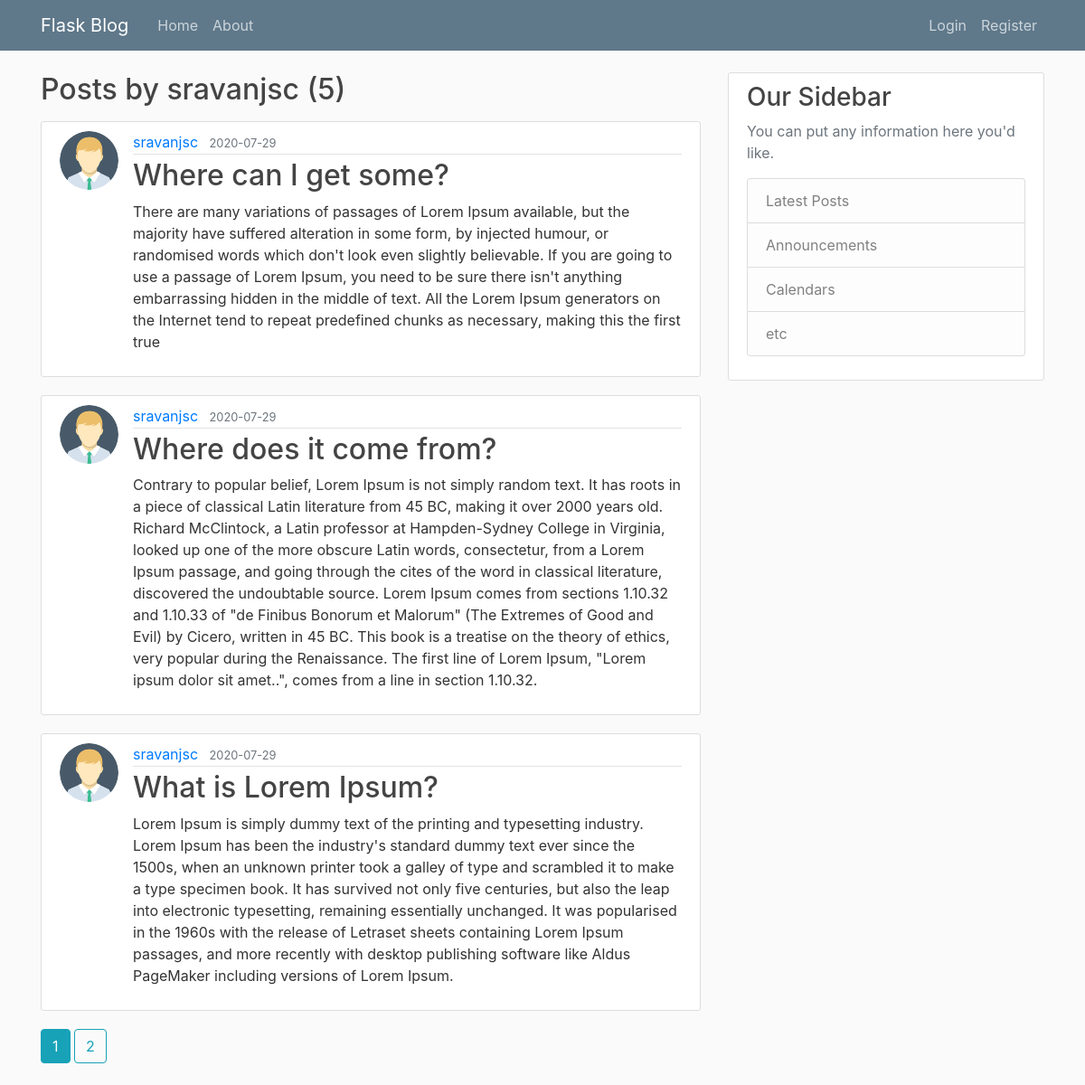
/user/sravanjsc, run on the app's committed database.
### ffgt/models.py (models this page shows, shortened)
class User(db.Model, UserMixin):
    id = db.Column(db.Integer, primary_key=True)
    username = db.Column(db.String(20), unique=True, nullable=False)
    email = db.Column(db.String(120), unique=True, nullable=False)
    image_file = db.Column(db.String(20), nullable=False, default='default.png')
    password = db.Column(db.String(60), nullable=False)
    posts = db.relationship('Post', backref='author', lazy=True)

class Post(db.Model):
    id = db.Column(db.Integer, primary_key=True)
    title = db.Column(db.String(100), nullable=False)
    date = db.Column(db.DateTime, nullable=False, default=datetime.utcnow)
    content = db.Column(db.Text, nullable=False)
    user_id = db.Column(db.Integer, db.ForeignKey('user.id'), nullable=False)

### ffgt/routes.py (the view)
@app.route('/user/<string:username>')
def user_posts(username):
    page = request.args.get('page', 1, type=int)
    user = User.query.filter_by(username=username).first_or_404()
    posts = Post.query.filter_by(author=user)\
        .order_by(Post.date.desc())\
        .paginate(page= page, per_page=3)
    return render_template('user_posts.html', posts=posts, user=user)

### ffgt/templates/user_posts.html
{% extends 'layout.html' %}
{% block content %}
<h2 class="mb-3">Posts by {{ user.username }} ({{ posts.total }})</h2>
{% for post in posts.items %}
<article class="media content-section">
    <img src="{{ url_for('static', filename='dp/') + post.author.image_file}}" alt=""
         class="rounded-circle article-img">
    <div class="media-body">
        <div class="article-metadata">
            <a class="mr-2" href="{{ url_for('user_posts', username=post.author.username) }}">{{ post.author.username }}</a>
            <small class="text-muted">{{ post.date.strftime('%Y-%m-%d') }}</small>
        </div>
        <h2><a class="article-title" href="{{ url_for('post', post_id=post.id) }}">{{ post.title }}</a></h2>
        <p class="article-content">{{ post.content }}</p>
    </div>
</article>
{% endfor %}
{% for page_num in posts.iter_pages(left_edge=1, right_edge=1, left_current=1, right_current=2) %}
    {% if page_num %}
        {% if posts.page == page_num %}
            <a class="btn btn-info mb-4" href="{{ url_for('user_posts', username = user.username, page=page_num) }}">{{ page_num }}</a>
        {% else %}
            <a class="btn btn-outline-info mb-4" href="{{ url_for('user_posts', username = user.username,page=page_num) }}">{{ page_num }}</a>
        {% endif %}
    {% endif %}
{% endfor %}
{% endblock content %}

### ffgt/static/main.css (style rules this page uses)
body { background: #fafafa; color: #333333; margin-top: 5rem; }
h1, h2, h3, h4, h5, h6 { color: #444444; }
.content-section { background: #ffffff; padding: 10px 20px; border: 1px solid #dddddd; border-radius: 3px; margin-bottom: 20px; }
.article-title { color: #444444; }
.article-content { white-space: pre-line; }
.article-img { height: 65px; width: 65px; margin-right: 16px; }
.article-metadata { padding-bottom: 1px; margin-bottom: 4px; border-bottom: 1px solid #e3e3e3 }

### data on the page
User: username "sravanjsc"
Post: image_file (picture), author.username "sravanjsc", date "2020-07-29", title "Where can I get some?", content "There are many variations of passages of Lorem Ipsum available, but the majority have suffered alteration in some form, by injected humour, or randomised words which don't look even slightly believable. If you are going to use a passage of Lorem Ipsum, you need to be sure there isn't anything embarrassing hidden in the middle of text. All the Lorem Ipsum generators on the Internet tend to repeat predefined chunks as necessary, making this the first true"
Post: image_file (picture), author.username "sravanjsc", date "2020-07-29", title "Where does it come from?", content "Contrary to popular belief, Lorem Ipsum is not simply random text. It has roots in a piece of classical Latin literature from 45 BC, making it over 2000 years old. Richard McClintock, a Latin professor at Hampden-Sydney College in Virginia, looked up one of the more obscure Latin words, consectetur, from a Lorem Ipsum passage, and going through the cites of the word in classical literature, discovered the undoubtable source. Lorem Ipsum comes from sections 1.10.32 and 1.10.33 of \"de Finibus Bonorum et Malorum\" (The Extremes of Good and Evil) by Cicero, written in 45 BC. This book is a treatise on the theory of ethics, very popular during the Renaissance. The first line of Lorem Ipsum,…"
Post: image_file (picture), author.username "sravanjsc", date "2020-07-29", title "What is Lorem Ipsum?", content "Lorem Ipsum is simply dummy text of the printing and typesetting industry. Lorem Ipsum has been the industry's standard dummy text ever since the 1500s, when an unknown printer took a galley of type and scrambled it to make a type specimen book. It has survived not only five centuries, but also the leap into electronic typesetting, remaining essentially unchanged. It was popularised in the 1960s with the release of Letraset sheets containing Lorem Ipsum passages, and more recently with desktop publishing software like Aldus PageMaker including versions of Lorem Ipsum."

### other printed values
{{ posts.total }} "5"
{{ page_num }} "1"
{{ page_num }} "2"
